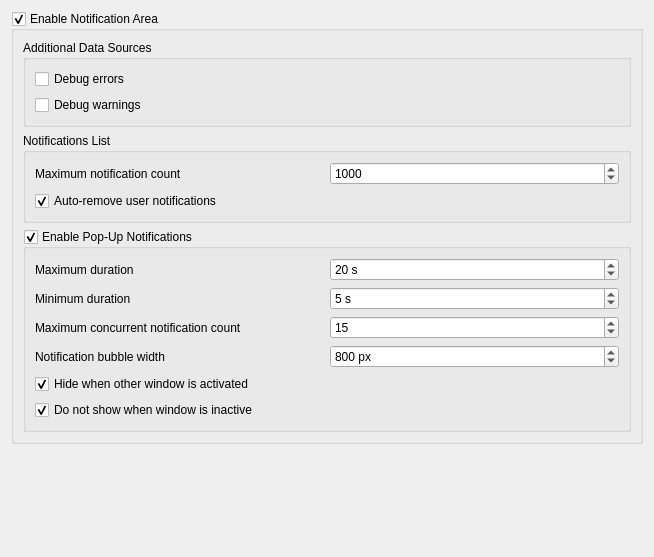
<?xml version="1.0" encoding="UTF-8"?>
<ui version="4.0">
 <class>Gui::Dialog::DlgSettingsNotificationArea</class>
 <widget class="QWidget" name="Gui::Dialog::DlgSettingsNotificationArea">
  <property name="geometry">
   <rect>
    <x>0</x>
    <y>0</y>
    <width>654</width>
    <height>557</height>
   </rect>
  </property>
  <property name="windowTitle">
   <string>Notification Area</string>
  </property>
  <layout class="QGridLayout" name="gridLayout_2">
   <item row="0" column="0">
    <widget class="QGroupBox" name="NotificationAreaEnabled">
     <property name="toolTip">
      <string>&lt;html&gt;&lt;head/&gt;&lt;body&gt;&lt;p&gt;If checked, show the notification area in the status bar: a button with the current notification count, which can expand the detailed notification list. Optionally, with additional pop-up notifications.&lt;/p&gt;&lt;/body&gt;&lt;/html&gt;</string>
     </property>
     <property name="title">
      <string>Enable Notification Area</string>
     </property>
     <property name="checkable">
      <bool>true</bool>
     </property>
     <layout class="QGridLayout" name="gridLayout">
      <item row="2" column="0">
       <widget class="QGroupBox" name="NonIntrusiveNotificationsEnabled">
        <property name="toolTip">
         <string>Enables non-intrusive pop-up notifications above the notification area. Pop-up notifications can be dismissed manually by clicking on them, or automatically after a set duration.</string>
        </property>
        <property name="title">
         <string>Enable Pop-Up Notifications</string>
        </property>
        <property name="checkable">
         <bool>true</bool>
        </property>
        <property name="checked">
         <bool>true</bool>
        </property>
        <layout class="QGridLayout" name="gridLayout_3">
         <item row="1" column="0">
          <widget class="QLabel" name="label_2">
           <property name="text">
            <string>Minimum duration</string>
           </property>
          </widget>
         </item>
         <item row="0" column="0">
          <widget class="QLabel" name="label">
           <property name="toolTip">
            <string/>
           </property>
           <property name="text">
            <string>Maximum duration</string>
           </property>
          </widget>
         </item>
         <item row="0" column="1">
          <widget class="Gui::PrefSpinBox" name="maxDuration">
           <property name="toolTip">
            <string>&lt;html&gt;&lt;head/&gt;&lt;body&gt;&lt;p&gt;Maximum amount of time the notification will be shown (unless mouse buttons are clicked). It also controls when user notifications will be removed if the &amp;quot;Auto-remove user notifications&amp;quot; setting is checked.&lt;/p&gt;&lt;/body&gt;&lt;/html&gt;</string>
           </property>
           <property name="suffix">
            <string> s</string>
           </property>
           <property name="minimum">
            <number>0</number>
           </property>
           <property name="maximum">
            <number>120</number>
           </property>
           <property name="value">
            <number>20</number>
           </property>
           <property name="prefEntry" stdset="0">
            <cstring>NotificationTime</cstring>
           </property>
           <property name="prefPath" stdset="0">
            <cstring>NotificationArea</cstring>
           </property>
          </widget>
         </item>
         <item row="1" column="1">
          <widget class="Gui::PrefSpinBox" name="minDuration">
           <property name="toolTip">
            <string>&lt;html&gt;&lt;head/&gt;&lt;body&gt;&lt;p&gt;Minimum amount of time the notification will be shown (unless the notification bubble is dismissed by clicking on it).&lt;/p&gt;&lt;/body&gt;&lt;/html&gt;</string>
           </property>
           <property name="suffix">
            <string> s</string>
           </property>
           <property name="value">
            <number>5</number>
           </property>
           <property name="prefEntry" stdset="0">
            <cstring>MinimumOnScreenTime</cstring>
           </property>
           <property name="prefPath" stdset="0">
            <cstring>NotificationArea</cstring>
           </property>
          </widget>
         </item>
         <item row="2" column="0">
          <widget class="QLabel" name="label_3">
           <property name="text">
            <string>Maximum concurrent notification count</string>
           </property>
          </widget>
         </item>
         <item row="2" column="1">
          <widget class="Gui::PrefSpinBox" name="maxNotifications">
           <property name="toolTip">
            <string>Maximum number of notifications that will be simultaneously present on the notification bubble.</string>
           </property>
           <property name="value">
            <number>15</number>
           </property>
           <property name="prefEntry" stdset="0">
            <cstring>MaxOpenNotifications</cstring>
           </property>
           <property name="prefPath" stdset="0">
            <cstring>NotificationArea</cstring>
           </property>
          </widget>
         </item>
         <item row="3" column="0">
          <widget class="QLabel" name="label_width">
           <property name="text">
            <string>Notification bubble width</string>
           </property>
          </widget>
         </item>
         <item row="3" column="1">
          <widget class="Gui::PrefSpinBox" name="notificationWidth">
           <property name="toolTip">
            <string>Width of the pop-up notification bubble in pixels.</string>
           </property>
           <property name="suffix">
            <string> px</string>
           </property>
           <property name="prefix">
            <string/>
           </property>
           <property name="minimum">
            <number>300</number>
           </property>
           <property name="maximum">
            <number>10000</number>
           </property>
           <property name="value">
            <number>800</number>
           </property>
           <property name="prefEntry" stdset="0">
            <cstring>NotificiationWidth</cstring>
           </property>
           <property name="prefPath" stdset="0">
            <cstring>NotificationArea</cstring>
           </property>
          </widget>
         </item>
         <item row="4" column="0">
          <widget class="Gui::PrefCheckBox" name="hideNonIntrusiveNotificationsWhenWindowDeactivated">
           <property name="toolTip">
            <string>Any open pop-up notifications will disappear when another window is activated.</string>
           </property>
           <property name="text">
            <string>Hide when other window is activated</string>
           </property>
           <property name="checked">
            <bool>true</bool>
           </property>
           <property name="prefEntry" stdset="0">
            <cstring>HideNonIntrusiveNotificationsWhenWindowDeactivated</cstring>
           </property>
           <property name="prefPath" stdset="0">
            <cstring>NotificationArea</cstring>
           </property>
          </widget>
         </item>
         <item row="5" column="0">
          <widget class="Gui::PrefCheckBox" name="preventNonIntrusiveNotificationsWhenWindowNotActive">
           <property name="toolTip">
            <string>Prevent pop-up notifications from appearing when the CivilCvCAD window is not the active window.</string>
           </property>
           <property name="text">
            <string>Do not show when window is inactive</string>
           </property>
           <property name="checked">
            <bool>true</bool>
           </property>
           <property name="prefEntry" stdset="0">
            <cstring>PreventNonIntrusiveNotificationsWhenWindowNotActive</cstring>
           </property>
           <property name="prefPath" stdset="0">
            <cstring>NotificationArea</cstring>
           </property>
          </widget>
         </item>
        </layout>
       </widget>
      </item>
      <item row="0" column="0">
       <widget class="QGroupBox" name="GroupBoxSubscriptions">
        <property name="toolTip">
         <string>Additional notification sources to show in the notification area.</string>
        </property>
        <property name="title">
         <string>Additional Data Sources</string>
        </property>
        <layout class="QGridLayout" name="gridLayout_1">
         <item row="0" column="0">
          <widget class="Gui::PrefCheckBox" name="developerErrorSubscriptionEnabled">
           <property name="toolTip">
            <string>Errors intended for developers will appear in the notification area.</string>
           </property>
           <property name="text">
            <string>Debug errors</string>
           </property>
           <property name="checked">
            <bool>false</bool>
           </property>
           <property name="prefEntry" stdset="0">
            <cstring>DeveloperErrorSubscriptionEnabled</cstring>
           </property>
           <property name="prefPath" stdset="0">
            <cstring>NotificationArea</cstring>
           </property>
          </widget>
         </item>
         <item row="1" column="0">
          <widget class="Gui::PrefCheckBox" name="developerWarningSubscriptionEnabled">
           <property name="toolTip">
            <string>Warnings intended for developers will appear in the notification area.</string>
           </property>
           <property name="text">
            <string>Debug warnings</string>
           </property>
           <property name="checked">
            <bool>false</bool>
           </property>
           <property name="prefEntry" stdset="0">
            <cstring>DeveloperWarningSubscriptionEnabled</cstring>
           </property>
           <property name="prefPath" stdset="0">
            <cstring>NotificationArea</cstring>
           </property>
          </widget>
         </item>
        </layout>
       </widget>
      </item>
      <item row="1" column="0">
       <widget class="QGroupBox" name="groupBox_2">
        <property name="toolTip">
         <string>Controls the amount of notifications to show in the list.</string>
        </property>
        <property name="title">
         <string>Notifications List</string>
        </property>
        <layout class="QGridLayout" name="gridLayout_4">
         <item row="0" column="1">
          <widget class="Gui::PrefSpinBox" name="maxWidgetMessages">
           <property name="toolTip">
            <string>Limits the number of notifications that will be kept in the list. If 0, there is no limit.</string>
           </property>
           <property name="maximum">
            <number>10000</number>
           </property>
           <property name="value">
            <number>1000</number>
           </property>
           <property name="prefEntry" stdset="0">
            <cstring>MaxWidgetMessages</cstring>
           </property>
           <property name="prefPath" stdset="0">
            <cstring>NotificationArea</cstring>
           </property>
          </widget>
         </item>
         <item row="0" column="0">
          <widget class="QLabel" name="label_4">
           <property name="text">
            <string>Maximum notification count</string>
           </property>
          </widget>
         </item>
         <item row="1" column="0">
          <widget class="Gui::PrefCheckBox" name="autoRemoveUserNotifications">
           <property name="toolTip">
            <string>Removes the user notifications from the notifications list after the maximum duration for pop-up notifications has lapsed.</string>
           </property>
           <property name="text">
            <string>Auto-remove user notifications</string>
           </property>
           <property name="checked">
            <bool>true</bool>
           </property>
           <property name="prefEntry" stdset="0">
            <cstring>AutoRemoveUserNotifications</cstring>
           </property>
           <property name="prefPath" stdset="0">
            <cstring>NotificationArea</cstring>
           </property>
          </widget>
         </item>
        </layout>
       </widget>
      </item>
     </layout>
    </widget>
   </item>
   <item row="4" column="0">
    <spacer name="verticalSpacer">
     <property name="orientation">
      <enum>Qt::Vertical</enum>
     </property>
     <property name="sizeHint" stdset="0">
      <size>
       <width>20</width>
       <height>63</height>
      </size>
     </property>
    </spacer>
   </item>
  </layout>
 </widget>
 <customwidgets>
  <customwidget>
   <class>Gui::PrefCheckBox</class>
   <extends>QCheckBox</extends>
   <header>Gui/PrefWidgets.h</header>
  </customwidget>
  <customwidget>
   <class>Gui::PrefSpinBox</class>
   <extends>QSpinBox</extends>
   <header>Gui/PrefWidgets.h</header>
  </customwidget>
 </customwidgets>
 <resources/>
 <connections/>
</ui>
